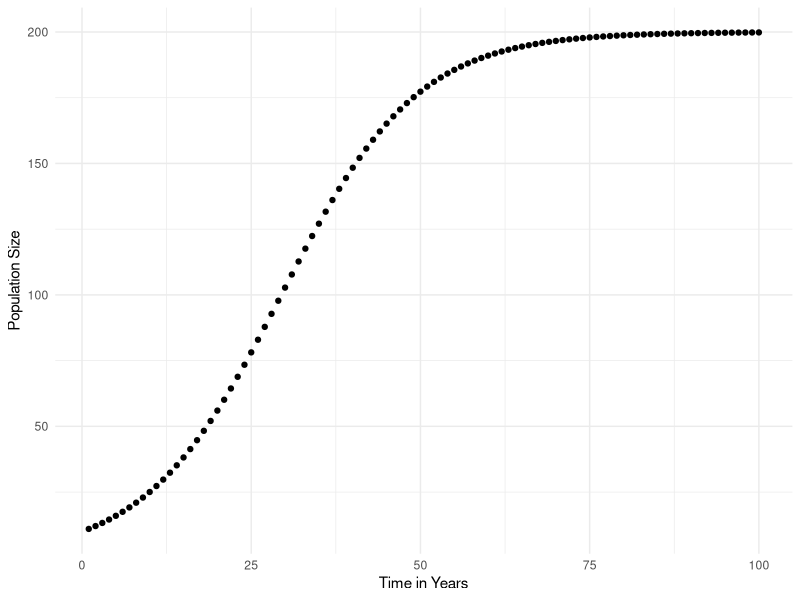

The R source for this figure:
## ---- chunk 1
################
###Create a funtion that takes the parameters 
# required to run a logistic growth model and 
# returns a dataframe with columns for population size and time.

Nt <- function(N0 = 10, r = 0.1, K = 200, tf = 100, ts = 1) {
#define function that finds Nt

  t <- seq(from = 1, to = tf, by = ts)
  e <- 2.7183
  N <- K/(1+((K-N0)/N0)*e^(-r*t))
#set variables needed for equation and run it

  df <- data.frame(t, N)
  #turns the output into a data frame

return(df)
}


LogGrowth <- Nt()
#name this data frame output function for later use

################
## ---- chunk 2
################
plot <- function(df = LogGrowth){

  library(ggplot2) #call up ggplot
  LogGrowth |>
      ggplot(aes(x=t, y=N))+
    geom_point()+
    labs(
      x = "Time in Years", 
      y = "Population Size") +
    theme_minimal()
#plug the aformentioned LogGrowth data frame into a graph.
#name the axes.
#I like the minimal theme :^)

}
plot()
################
